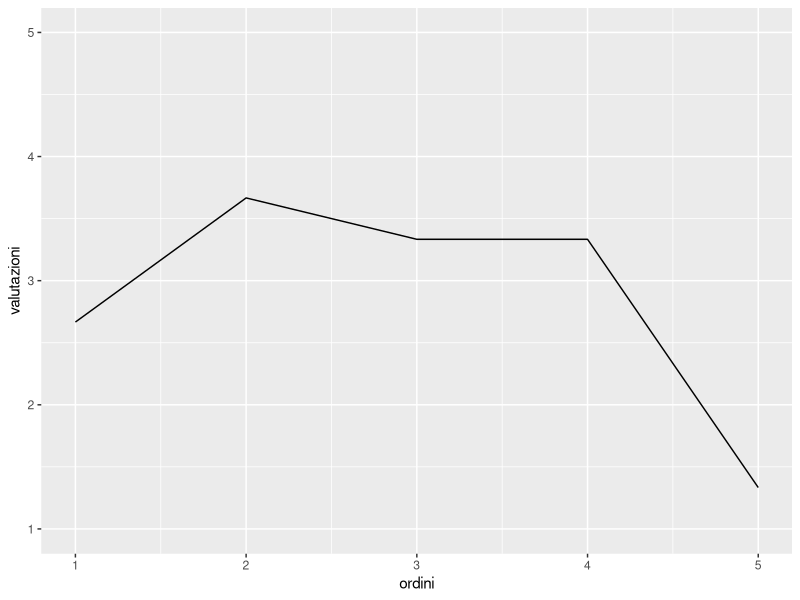

Reproduce this figure in R.
library(ggplot2)
library(scales)

myArgs <- c(5,4,3,2,1,1,5,4,5,1,2,2,3,3,2)

n <- length(myArgs)/3
result <- split(myArgs, 1:n)

ordini <- 1:length(result)

valutazioni <- vector()

for(x in result){
    media = mean(strtoi(x))
    valutazioni <- append(valutazioni, media) 
}

data <- data.frame(ordini, valutazioni)

p = ggplot(data, aes(x=ordini, y=valutazioni)) + geom_line() + scale_x_continuous(breaks=breaks_pretty(length(ordini))) + ylim(1, 5)
file_name = "mediatemp.jpg"  
ggsave(p,file=file_name)
paste("ok")